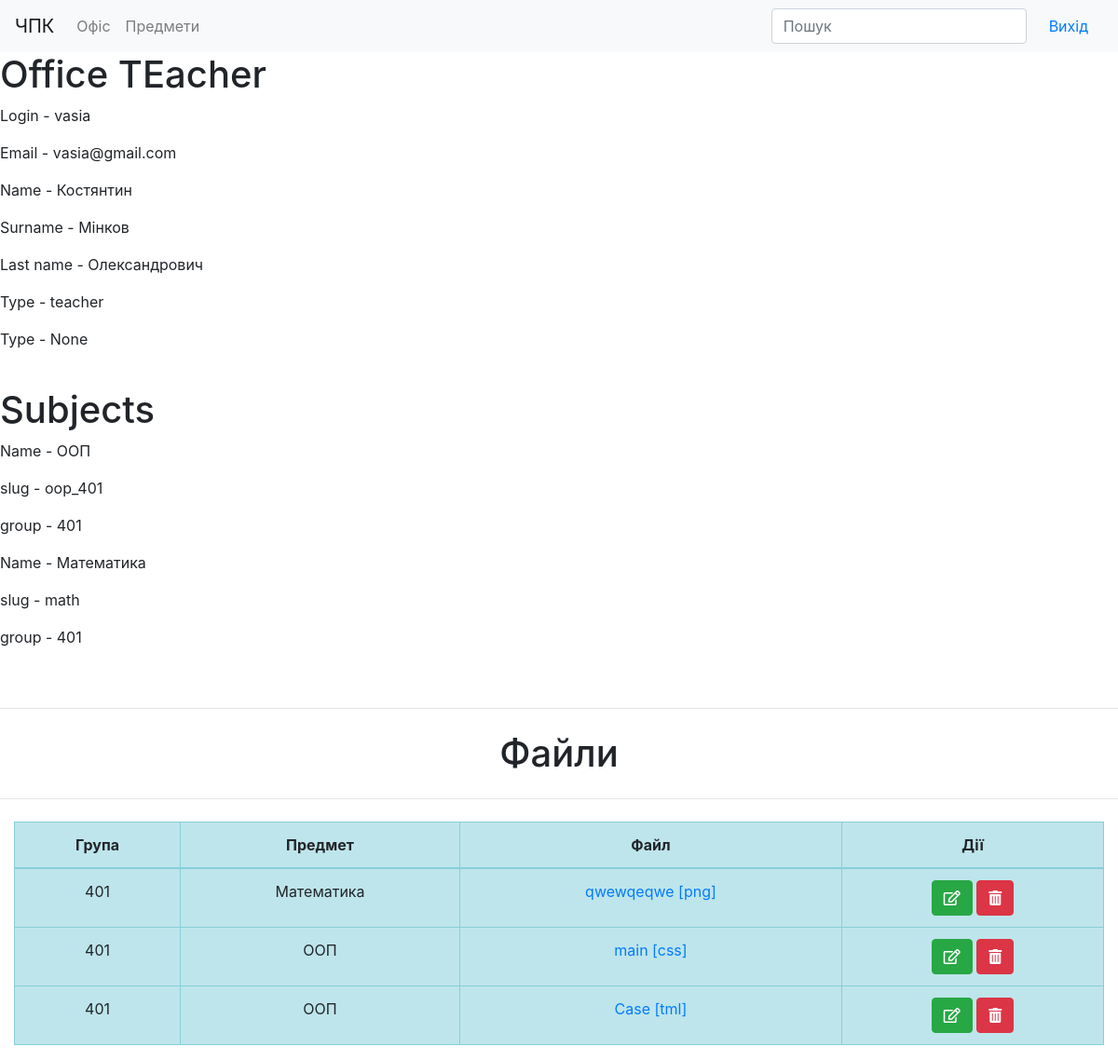
Page /office/ (signed in) on the earlier database version.
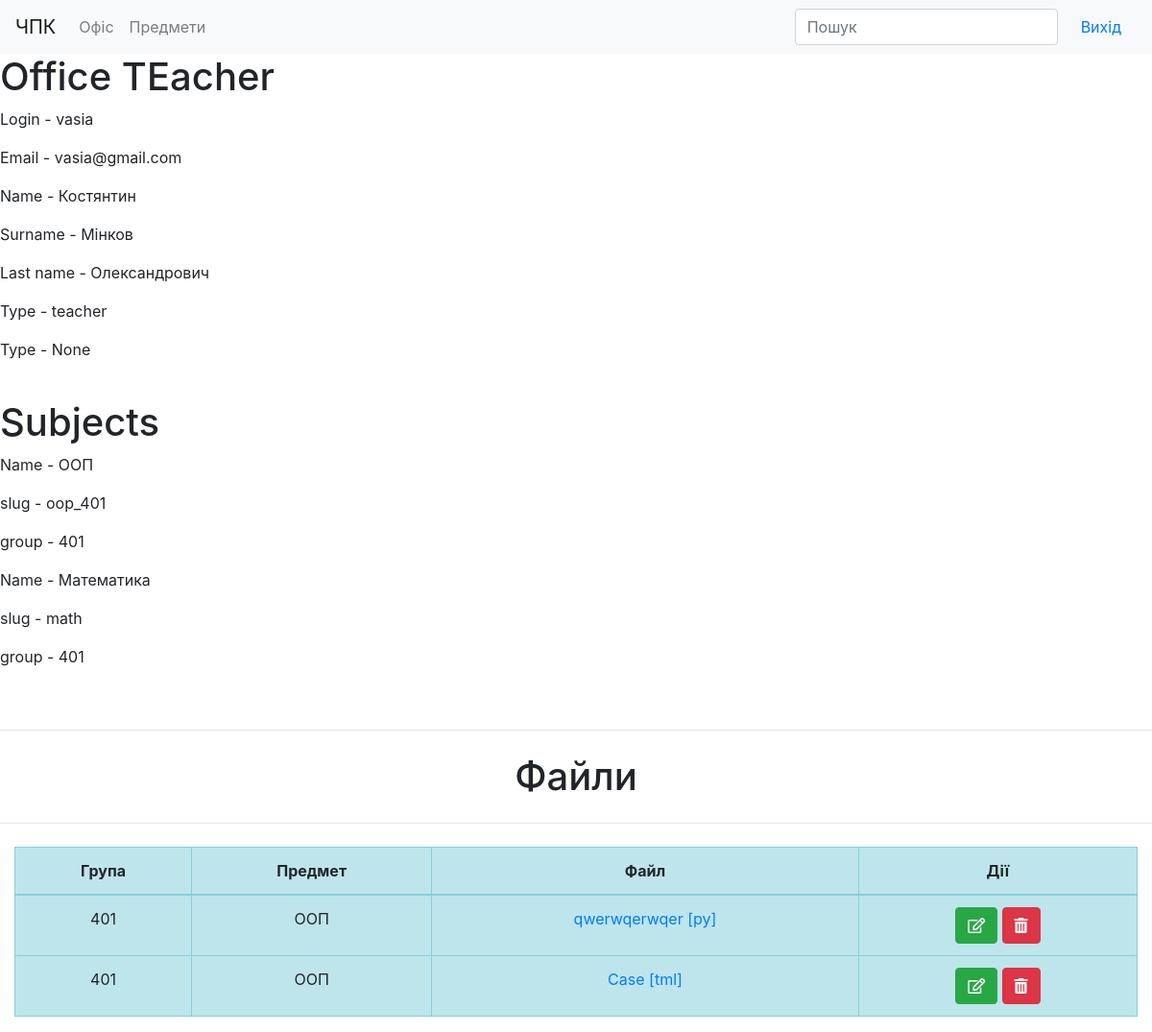
Same page on the later database version.
### office/models.py (models this page shows, shortened)
class Subject(models.Model):
    name = models.CharField(max_length=120)
    group = models.ForeignKey(Group, on_delete=models.CASCADE)
    slug = models.SlugField(max_length=120)

class Group(models.Model):
    number = models.IntegerField(max_length=4, unique=True)
    slug = models.SlugField(max_length=120)

class Files(models.Model):
    file = models.FileField(upload_to=file_folder)
    title = models.CharField(max_length=120)
    subject = models.ForeignKey(Subject, on_delete=models.CASCADE)
    def get_absolute_url(self):
        return "/media/{}".format(self.file)

### office/views.py (the view)
# urls.py: path("", OfficeIndex.as_view(), name="office_index"),
class OfficeIndex(LoginRequiredMixin, View):
    login_url = '/auth/login/'
    redirect_field_name = ''
    def get(self, request):
        user = get_object_or_404(Profile, user=request.user)
        if user.access_profile == "student":
            return render(request, 'office/student/index_student.html', context={"user": user})
        elif user.access_profile == "teacher":
            teacher = Teacher.objects.get(profile__user=request.user)
            return render(request, 'office/teacher/index_teacher.html', context={
                "user": user,
                "subjects": teacher.subjects,
                "files": teacher.files.all().order_by('subject__group__number', 'subject__name')
            })
        return render(request, 'office/not_access.html', context={})

### templates/office/teacher/index_teacher.html
{% extends 'office/base.html' %}
{% load static %}
{% block content %}
    <h1>Office TEacher</h1>
    <p>Login - {{ user.user.username }}</p>
    <p>Email - {{ user.user.email }}</p>
    <p>Name - {{ user.name }}</p>
    <p>Surname - {{ user.surname }}</p>
    <p>Last name - {{ user.last_name }}</p>
    <p>Type - {{ user.access_profile }}</p>
    <p>Type - {{ user.birth_date }}</p>
    <br>
    <h1>Subjects</h1>
    {% for subject in subjects.all %}
        <p>Name - {{ subject.name }}</p>
        <p>slug - {{ subject.slug }}</p>
        <p>group - {{ subject.group.number }}</p>
    {% endfor %}
    <br>
    {% include 'office/teacher/files.html' %}
{% endblock content %}

### templates/office/teacher/files.html (shortened to what this page needs)
<hr class="my-4">
    <h1 class="text-center">Файли</h1>
    <hr class="my-4">
    <div class="col-lg-12 col-sm-10 col-xs-3">
        <table class="table text-center table-bordered table-responsive-sm table-responsive-md table-hover table-info">
            <thead>
            <tr>
                <th scope="col">Група</th>
                <th scope="col">Предмет</th>
                <th scope="col">Файл</th>
                <th scope="col">Дії</th>
            </tr>
            </thead>
            <tbody>
            {% for file in files %}
                <tr id="href-{{ file.id }}">
                    <td>{{ file.subject.group.number }}</td>
                    <td>{{ file.subject.name }}</td>
                    <td><a href="{{ file.get_absolute_url }}" download>{{ file.title }}
                        [{{ file.file |make_list|slice:"-3:"|join:""|slugify }}]</a></td>
                    <td>
                        <button type="button"
                                data-id="{{ file.id }}"
                                data-title="{{ file.title }}"
                                data-path="{{ file.get_absolute_url }}"
                                data-subject-name="{{ file.subject.name }}"
                                data-group-number="{{ file.subject.group.number }}"
                                class="btn btn-success change-files"
                                data-toggle="modal"
                                data-target="#exampleModalLong">
                            <i class="far fa-edit"></i>
                        </button>
                        <button type="button"
                                data-id="{{ file.id }}"
                                data-title="{{ file.title }}"
                                data-path="{{ file.get_absolute_url }}"
                                class="btn btn-danger delete-files"
                                data-toggle="modal"
                                data-target="#delete">
                            <i class="fas fa-trash-alt"></i>
                        </button>
                    </td>
                </tr>
            {% endfor %}
            </tbody>
        </table>
    </div>

Differences in the rows shown:
removed Files: subject.group.number "401", subject.name "Математика", title "qwewqeqwe", file|make_list "png"
changed Files: title "main" → "qwerwqerwqer"; file|make_list "css" → "py"
